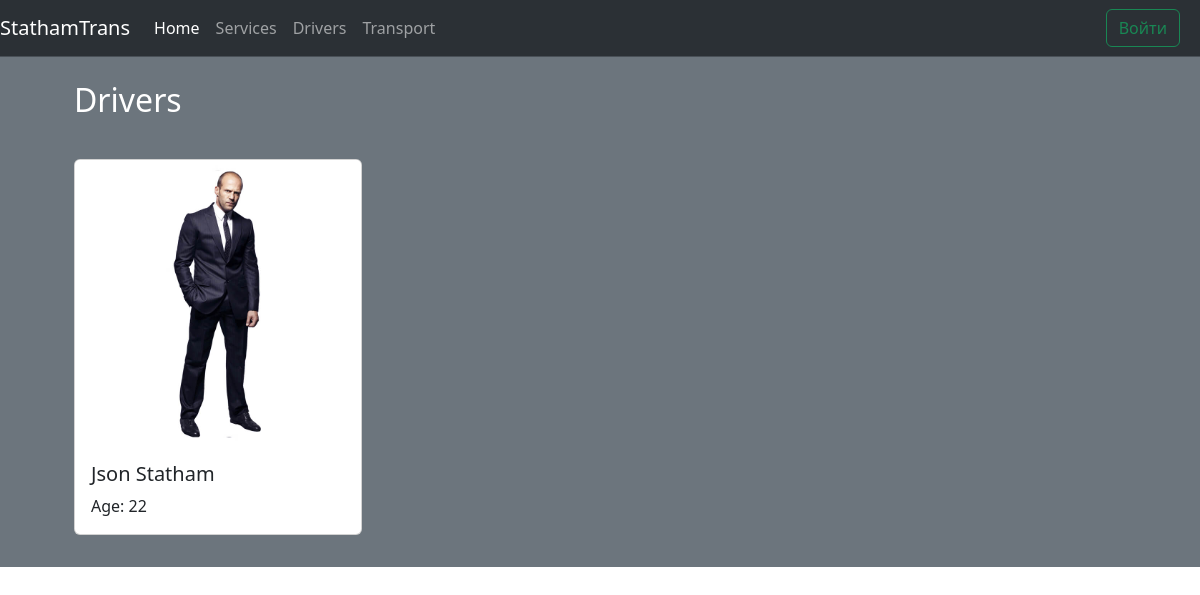
Before: /home/drivers/ with the older database file.
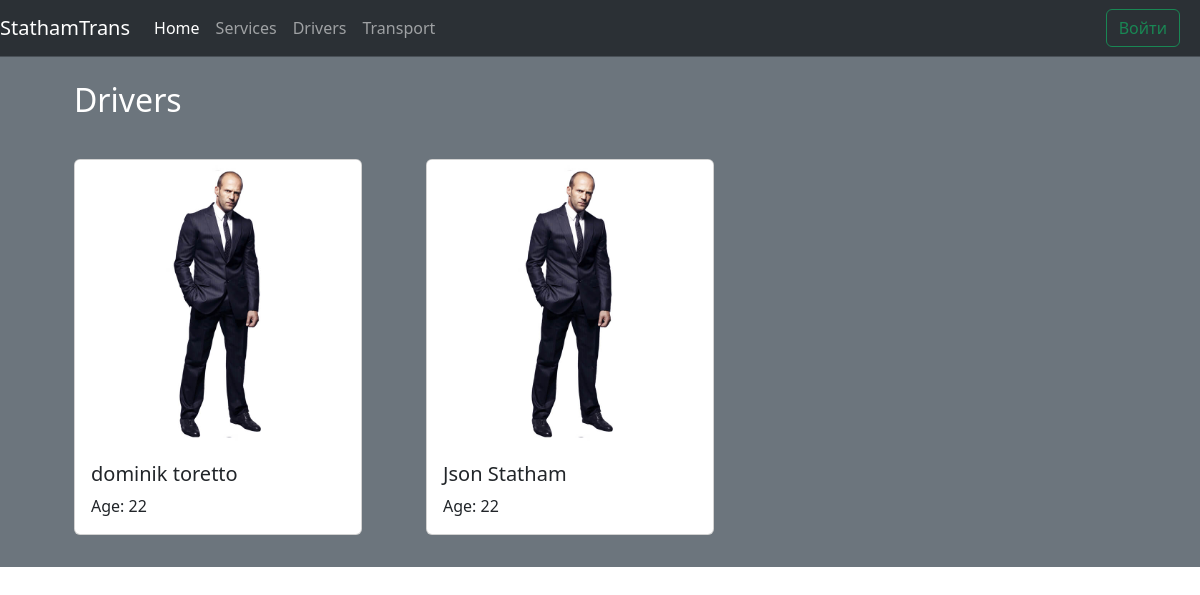
After: the same page with the newer database file.
### order/models.py (models this page shows, shortened)
class Driver(AbstractUser):
    first_name = models.CharField(max_length=255, blank=False)
    last_name = models.CharField(max_length=255, blank=False)
    date_of_birth = models.DateField()
    email = models.EmailField()
    phone_number = models.CharField(max_length=50)
    groups = models.ManyToManyField('auth.Group', related_name='drivers', blank=True)
    @property
    def age(self):
        today = date.today()
        age = today.year - self.date_of_birth.year
        if today.month < self.date_of_birth.month or (
                today.month == self.date_of_birth.month and today.day < self.date_of_birth.day):
            age -= 1
        return age
    REQUIRED_FIELDS = ['first_name', 'last_name',
                       'email', 'date_of_birth', 'phone_number']
    USERNAME_FIELD = 'username'
    objects = MyUserManager()

### order/views.py (the view)
def drivers_list(request):
    lst = Driver.objects.exclude(is_staff=True)
    return render(request, 'order/drivers_list.html', context={'drivers_list': lst})

### order/templates/order/drivers_list.html
{% extends "base_generic.html" %}
{% block content %}
{% if drivers_list %}
<section class="services bg-secondary pt-4">
    <div class="container">
        <h2 style="margin-left: 2rem; color: white">Drivers</h2>
        <div class="services__inner d-flex flex-wrap">
            {% for driver in drivers_list %}
            <div class="card" style="width: 18rem; margin: 2rem">
                <img src="../../static/images/rostovaja-figura-dzhejson-stejtem-jason-statham-1800-mm..jpg" class="card-img-top" alt="...">
                <div class="card-body">
                    <h5 class="card-title">{{ driver.first_name}} {{driver.last_name}}</h5>
                    <p class="card-text">
                       Age: {{driver.age}}
                    </p>
                </div>
            </div>
            {% endfor %}
        </div>
    </div>
</section>
{% else %}
<p>There are no drivers.</p>
{% endif %}
{% endblock %}

Changed rows visible on the page:
added Driver: first_name "dominik", last_name "toretto", age "22"
